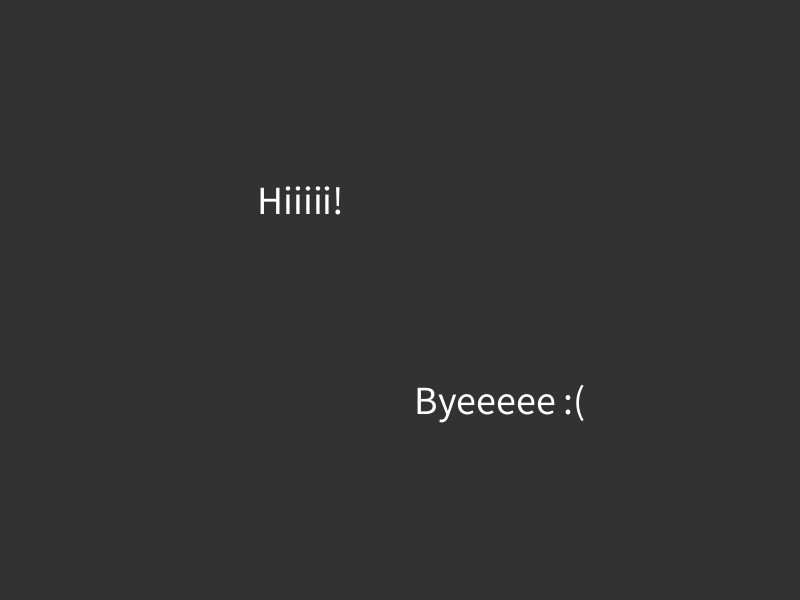
Frame 1 (no input)
Frame 60 (the mouse pressed at the canvas centre just before this capture): identical to frame 1, image omitted
Frame 120 (the mouse held since frame 60 and released just before this capture): identical to frame 1, image omitted

The Processing sketch that drew this single still picture (run headless with seeded random() and noise(); from frame 60 on, the mouse is pressed at the canvas centre):

// Processing sketch: partyText
// ── partyText.pde
CoolText word;
CoolText word2;

void setup(){
  size(800, 600);
  word = new CoolText("Hiiiii!", 300, 200);
  word2 = new CoolText("Byeeeee :(", 500, 400);
}

void draw(){
 background(50); 
 word.display();
 word2.display();

}

void keyPressed(){
  if(key == ' '){
    word.toggleFlash();
  }
  if(key == 'p'){
    word.togglePulse();
  }
}

// ── CoolText.pde
class CoolText {
  PVector pos;
  float size;
  color c;
  float speed;
  float maxSize;
  float minSize;
  String text;
  boolean flashing;
  boolean pulsing;

  CoolText(String t, float x, float y) {
    pos = new PVector(x, y);
    text = t;
    size = 40;
    c = color(255);
    speed = 2;
    maxSize = 80;
    minSize = 10;
    flashing = false;
    pulsing = false;
  }

  void display() {
    if(flashing == true){
      chameleon();
    }
    if(pulsing == true){
      pulse();
    }
    
    fill(c);
    textSize(size);
    textAlign(CENTER, CENTER);
    text(text, pos.x, pos.y);
  }
  void pulse() {
    size = size + speed;
    if(size > maxSize || size < minSize){
      speed = -speed;
    }
  }
  void chameleon(){
    c = color(random(255), random(255), random(255));
  }
  
  void toggleFlash(){
    flashing = !flashing;
  }
  void togglePulse(){
    pulsing = !pulsing;
  }
}
